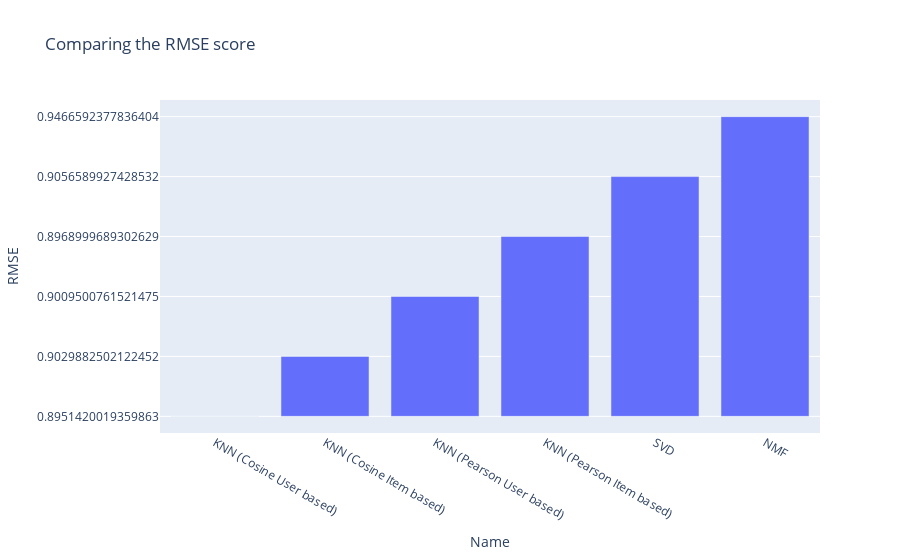

The notebook cell saved with this chart:
### Code cell
fig = px.bar(plot_benchmark, x='Name', y='RMSE', title="Comparing the RMSE score")
fig.show()

### Figure 1 — Plotly figure (JSON) as saved in the notebook; plotly's stock layout.template omitted (floating-point values rounded to 4 significant figures)
{"data": [{"alignmentgroup": "True", "hovertemplate": "Name=%{x}<br>RMSE=%{y}<extra></extra>", "legendgroup": "", "marker": {"color": "#636efa"}, "name": "", "offsetgroup": "", "orientation": "v", "showlegend": false, "textposition": "auto", "type": "bar", "x": ["KNN (Cosine User based)", "KNN (Cosine Item based)", "KNN (Pearson User based)", "KNN (Pearson Item based)", "SVD", "NMF"], "xaxis": "x", "y": ["0.8951420019359863", "0.9029882502122452", "0.9009500761521475", "0.8968999689302629", "0.9056589927428532", "0.9466592377836404"], "yaxis": "y"}], "layout": {"barmode": "relative", "legend": {"tracegroupgap": 0}, "title": {"text": "Comparing the RMSE score"}, "xaxis": {"anchor": "y", "domain": [0, 1], "title": {"text": "Name"}}, "yaxis": {"anchor": "x", "domain": [0, 1], "title": {"text": "RMSE"}}}}
